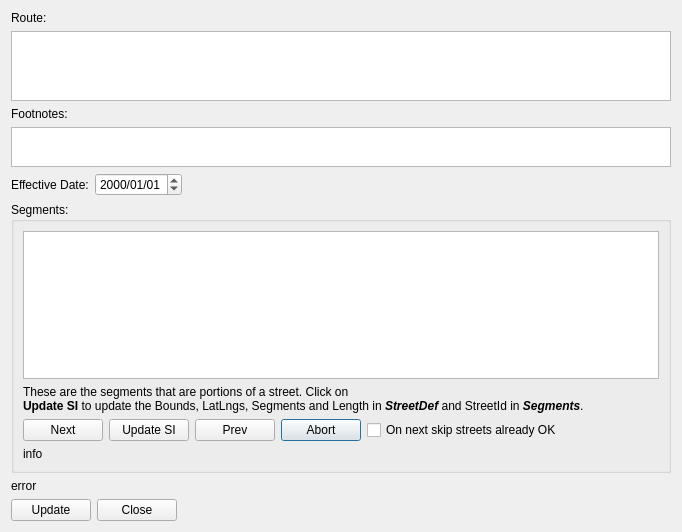
<?xml version="1.0" encoding="UTF-8"?>
<ui version="4.0">
 <class>DialogUpdateStreets</class>
 <widget class="QDialog" name="DialogUpdateStreets">
  <property name="geometry">
   <rect>
    <x>0</x>
    <y>0</y>
    <width>682</width>
    <height>532</height>
   </rect>
  </property>
  <property name="windowTitle">
   <string>Dialog</string>
  </property>
  <layout class="QGridLayout" name="gridLayout">
   <item row="0" column="0">
    <widget class="QLabel" name="label">
     <property name="text">
      <string>Route:</string>
     </property>
    </widget>
   </item>
   <item row="1" column="0" colspan="2">
    <widget class="QTextEdit" name="textEdit"/>
   </item>
   <item row="2" column="0">
    <widget class="QLabel" name="label_2">
     <property name="text">
      <string>Footnotes:</string>
     </property>
    </widget>
   </item>
   <item row="3" column="0" colspan="2">
    <widget class="QTextEdit" name="textEdit_2">
     <property name="sizePolicy">
      <sizepolicy hsizetype="Expanding" vsizetype="Fixed">
       <horstretch>0</horstretch>
       <verstretch>0</verstretch>
      </sizepolicy>
     </property>
     <property name="maximumSize">
      <size>
       <width>16777215</width>
       <height>40</height>
      </size>
     </property>
    </widget>
   </item>
   <item row="4" column="0" colspan="2">
    <layout class="QHBoxLayout" name="horizontalLayout_2">
     <item>
      <widget class="QLabel" name="label_4">
       <property name="text">
        <string>Effective Date:</string>
       </property>
      </widget>
     </item>
     <item>
      <widget class="QDateEdit" name="dateEdit">
       <property name="displayFormat">
        <string>yyyy/MM/dd</string>
       </property>
      </widget>
     </item>
     <item>
      <spacer name="horizontalSpacer_3">
       <property name="orientation">
        <enum>Qt::Orientation::Horizontal</enum>
       </property>
       <property name="sizeHint" stdset="0">
        <size>
         <width>40</width>
         <height>20</height>
        </size>
       </property>
      </spacer>
     </item>
    </layout>
   </item>
   <item row="5" column="0" colspan="2">
    <widget class="QGroupBox" name="groupBox">
     <property name="enabled">
      <bool>true</bool>
     </property>
     <property name="title">
      <string>Segments:</string>
     </property>
     <layout class="QGridLayout" name="gridLayout_2">
      <item row="0" column="0" colspan="6">
       <widget class="QTableView" name="segmentView">
        <property name="enabled">
         <bool>true</bool>
        </property>
       </widget>
      </item>
      <item row="2" column="3">
       <widget class="QPushButton" name="pbAbort">
        <property name="text">
         <string>Abort</string>
        </property>
       </widget>
      </item>
      <item row="1" column="0" colspan="6">
       <widget class="QLabel" name="label_3">
        <property name="text">
         <string>&lt;html&gt;&lt;head/&gt;&lt;body&gt;&lt;p&gt;These are the segments that are portions of a street. Click on &lt;br/&gt;&lt;span style=&quot; font-weight:700;&quot;&gt;Update SI&lt;/span&gt; to update the Bounds, LatLngs, Segments and Length in &lt;span style=&quot; font-weight:700; font-style:italic;&quot;&gt;StreetDef&lt;/span&gt; and StreetId in &lt;span style=&quot; font-weight:700; font-style:italic;&quot;&gt;Segments&lt;/span&gt;. &lt;/p&gt;&lt;/body&gt;&lt;/html&gt;</string>
        </property>
        <property name="wordWrap">
         <bool>true</bool>
        </property>
       </widget>
      </item>
      <item row="2" column="0">
       <widget class="QPushButton" name="pbNext">
        <property name="toolTip">
         <string>&lt;html&gt;&lt;head/&gt;&lt;body&gt;&lt;p&gt;Next street&lt;/p&gt;&lt;/body&gt;&lt;/html&gt;</string>
        </property>
        <property name="text">
         <string>Next</string>
        </property>
        <property name="icon">
         <iconset>
          <normaloff>Resources/go-next.png</normaloff>Resources/go-next.png</iconset>
        </property>
       </widget>
      </item>
      <item row="2" column="1">
       <widget class="QPushButton" name="pbUpdateSegments">
        <property name="toolTip">
         <string>&lt;html&gt;&lt;head/&gt;&lt;body&gt;&lt;p&gt;Update StreetInfo&lt;/p&gt;&lt;/body&gt;&lt;/html&gt;</string>
        </property>
        <property name="text">
         <string>Update SI</string>
        </property>
       </widget>
      </item>
      <item row="2" column="2">
       <widget class="QPushButton" name="pbPrev">
        <property name="toolTip">
         <string>&lt;html&gt;&lt;head/&gt;&lt;body&gt;&lt;p&gt;Previos street&lt;/p&gt;&lt;/body&gt;&lt;/html&gt;</string>
        </property>
        <property name="text">
         <string>Prev</string>
        </property>
        <property name="icon">
         <iconset>
          <normaloff>Resources/go-previous.png</normaloff>Resources/go-previous.png</iconset>
        </property>
       </widget>
      </item>
      <item row="2" column="5">
       <spacer name="horizontalSpacer_2">
        <property name="orientation">
         <enum>Qt::Orientation::Horizontal</enum>
        </property>
        <property name="sizeHint" stdset="0">
         <size>
          <width>464</width>
          <height>20</height>
         </size>
        </property>
       </spacer>
      </item>
      <item row="3" column="0" colspan="6">
       <widget class="QLabel" name="lblInfo">
        <property name="text">
         <string>info</string>
        </property>
       </widget>
      </item>
      <item row="2" column="4">
       <widget class="QCheckBox" name="checkBox">
        <property name="text">
         <string>On next skip streets already OK</string>
        </property>
       </widget>
      </item>
     </layout>
    </widget>
   </item>
   <item row="6" column="0">
    <widget class="QLabel" name="lblHelp">
     <property name="text">
      <string>error</string>
     </property>
    </widget>
   </item>
   <item row="7" column="0">
    <layout class="QHBoxLayout" name="horizontalLayout">
     <item>
      <widget class="QPushButton" name="pbUpdate">
       <property name="text">
        <string>Update</string>
       </property>
      </widget>
     </item>
     <item>
      <widget class="QPushButton" name="pbCancel">
       <property name="text">
        <string>Close</string>
       </property>
      </widget>
     </item>
    </layout>
   </item>
   <item row="7" column="1">
    <spacer name="horizontalSpacer">
     <property name="orientation">
      <enum>Qt::Orientation::Horizontal</enum>
     </property>
     <property name="sizeHint" stdset="0">
      <size>
       <width>40</width>
       <height>20</height>
      </size>
     </property>
    </spacer>
   </item>
  </layout>
 </widget>
 <resources/>
 <connections/>
</ui>
